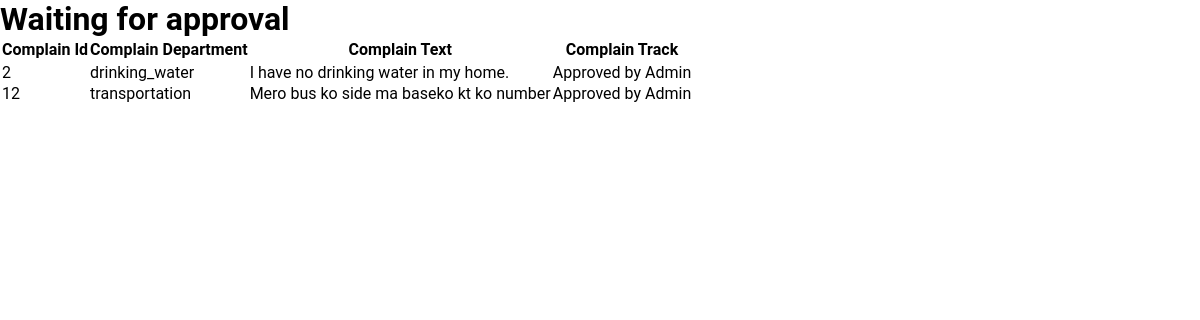
Page /views/admin_view_complain.php?state_id=2 (signed in) on the committed database.
### tables this page shows
CREATE TABLE `complain` (
  `complain_id` int(5) NOT NULL,
  `user_id` int(5) NOT NULL,
  `department_id` int(5) NOT NULL,
  `complain_text` varchar(500) NOT NULL,
  `state_id` int(1) NOT NULL DEFAULT 1
);

CREATE TABLE `department` (
  `department_id` int(5) NOT NULL,
  `department_name` varchar(30) NOT NULL,
  `department_username` varchar(30) NOT NULL,
  `department_password` varchar(20) NOT NULL
);

CREATE TABLE `state` (
  `state_id` int(1) NOT NULL,
  `state_name` varchar(50) NOT NULL
);

### views/admin_view_complain.php (the view, shortened to what this page needs)
<?php
    include_once '../connection/connection.php';
    if(!empty($_SESSION['admin_id'])){
        ?>
        <!DOCTYPE html>
        <html lang="en">
        <head>
        <link rel="stylesheet" href="../style.css">
        </head>
        <body>
            <div class="approval_State">
                <h1>Waiting for approval</h1>
            </div>
            <table>
                <tr>
                    <th>Complain Id</th>
                    <th>Complain Department</th>
                    <th>Complain Text</th>
                    <th>Complain Track</th>
                </tr>
                <tr>
                    <?php
                    if(isset($_GET['state_id'])){
                        $state_id = $_GET['state_id'];
                        $query="SELECT * FROM complain WHERE state_id = '$state_id'";
                        $result = mysqli_query($db_con,$query);
                        if($result){
                            while($row=mysqli_fetch_array($result)){
                                $department_id=$row['department_id'];
                                $query1 = "SELECT * FROM department WHERE department_id = '$department_id'";
                                $result1 = mysqli_query($db_con,$query1);
                                $row1=mysqli_fetch_array($result1);
                                $state_id=$row['state_id'];
                                $query2 = "SELECT * FROM state WHERE state_id = '$state_id'";
                                $result2 = mysqli_query($db_con,$query2);
                                $row2=mysqli_fetch_array($result2);
                                ?>
                                    <tr>
                                        <td><?php echo $row['complain_id']; ?></td>
                                        <td><?php echo $row1['department_name']; ?></td>
                                        <td><?php echo $row['complain_text']; ?></td>
                                        <td><?php echo $row2['state_name']?></td>
                                    </tr>
                                <?php
                            }
                        }
                        else{
                            die("Error");
                        }
                    }
                    ?>
            </table>
        </body>
        </html>
        <?php
    }
    else{
        header('location:../views/accessdenied.php');
    }
?>

### style.css (style rules this page uses)
* { margin: 0%; padding: 0%; font-family: 'Roboto', sans-serif; }

### rows in the picture
complain: complain_id "2", department.department_name "drinking_water", complain_text "I have no drinking water in my home.", state.state_name "Approved by Admin"
complain: complain_id "12", department.department_name "transportation", complain_text "Mero bus ko side ma baseko kt ko number", state.state_name "Approved by Admin"
